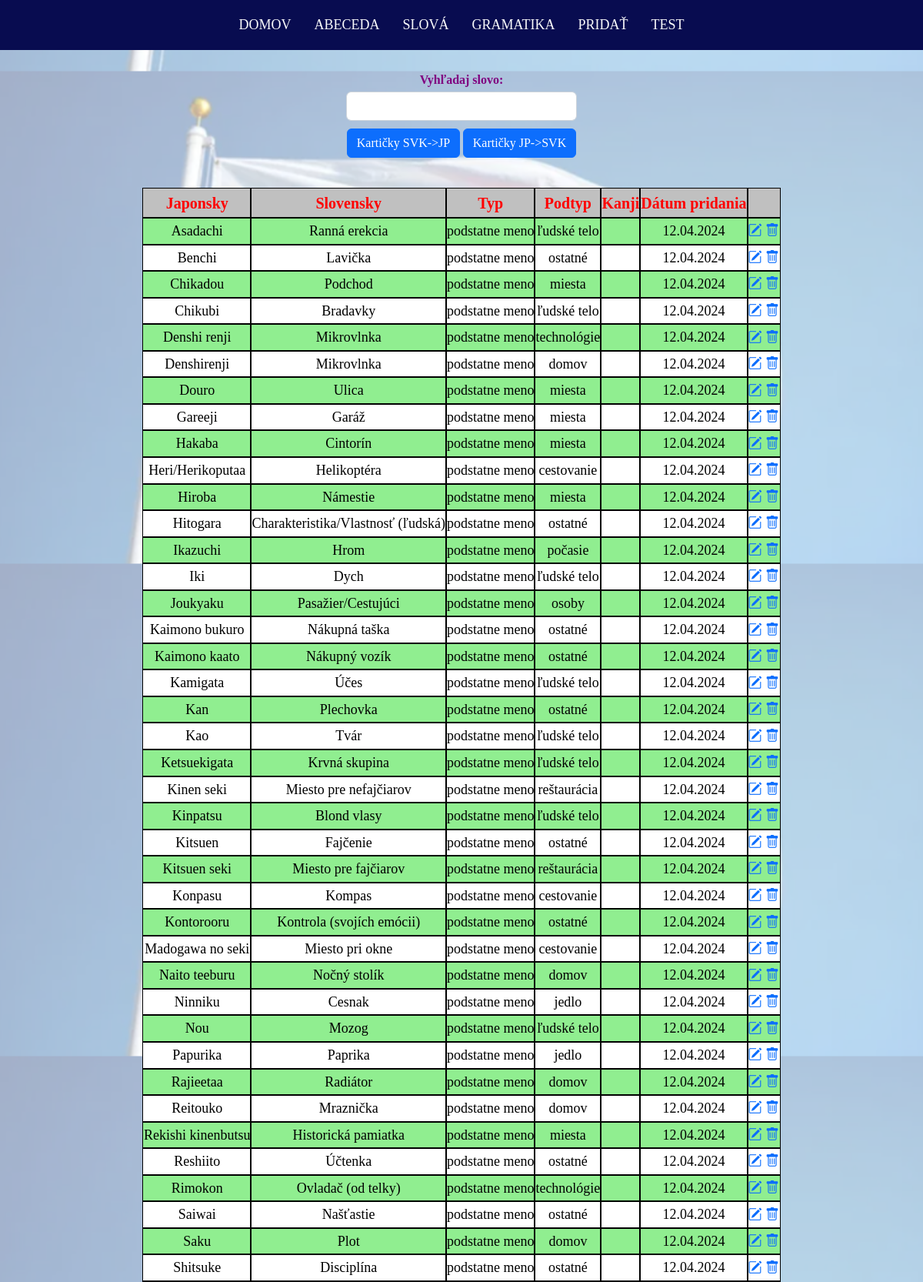
Page /words.php?type=0&showType=0&monthWords=1 (upper part) on the committed database.
### tables this page shows
CREATE TABLE `words` (
  `id` int UNSIGNED NOT NULL,
  `jap_word` varchar(128) NOT NULL,
  `svk_word` varchar(128) NOT NULL,
  `word_type` enum('pridavne meno','podstatne meno','sloveso','veta') NOT NULL,
  `day_of_addition` date DEFAULT NULL,
  `kanji` varchar(16) DEFAULT NULL
);

### src/helper/helpFunctions.php (called while the page is built, shortened)
<?php
function getOrdersForTable($orderColumns,$orderColumn,$order){
	$ordersTable=[];
	for ($i=0;$i<count($orderColumns);$i++){
		if ($orderColumn==$orderColumns[$i] && $order!="DESC")
			array_push($ordersTable,"DESC");
		else
			array_push($ordersTable,"ASC");
	}
	return $ordersTable;
}
function generateLinkForWords($type,$showType,$orderColumn=null,$order=null,$fromDate=null,$toDate=null,$subType=null,$frontLanguage=null){
	$link="words.php?type=$type&showType=$showType";
	if ($orderColumn!=null && $order!=null)
		$link.="&orderColumn=$orderColumn&order=$order";
	if ($frontLanguage!=null && in_array($frontLanguage,["JP","SVK"]))
		$link.="&frontLanguage=$frontLanguage";
	if (($fromDate !=null && $fromDate !='2000-01-01') && ($toDate!=null && $toDate!='3333-03-03'))
		$link.="&monthWords=1";
	return $link;
}

### src/databaseQueries/databaseQueries.php (called while the page is built, shortened)
<?php
function selectWords($conn,$type,$orderColumn,$order,$fromDate="2000-01-01",$toDate="3333-03-03",$subType=null){
	if ($subType!=null)
		$sql="SELECT words.id,jap_word,svk_word,word_type,type_name as typeNames,day_of_addition,kanji FROM words
            JOIN wordSubtypes ON wordSubtypes.word_id=words.id
			JOIN nounTypes ON nounTypes.id=wordSubtypes.word_subtype_id
			WHERE nounTypes.id='".$subType."' AND day_of_addition BETWEEN '".$fromDate."' AND '".$toDate."'
			ORDER BY $orderColumn $order";
	else {
		if ($type == "podstatne meno" || $type == "veta")
			$sql="SELECT words.id,jap_word,svk_word,word_type,day_of_addition,kanji,GROUP_CONCAT(type_name ORDER BY type_name SEPARATOR ', ') as typeNames FROM words
				LEFT JOIN wordSubtypes ON wordSubtypes.word_id=words.id
				LEFT JOIN nounTypes ON nounTypes.id=wordSubtypes.word_subtype_id
				WHERE word_type='".$type."' AND day_of_addition BETWEEN '".$fromDate."' AND '".$toDate."'
				GROUP BY words.id
				ORDER BY $orderColumn $order";
	}
    $result = $conn->query($sql) or die ("Chyba pri vykonaní select query".$conn->error);
    return $result;
}

### src/words.php (the view, shortened to what this page needs)
<?php
include "partials/header.php";
if ($_SERVER["REQUEST_METHOD"] == "GET" && isset($_GET["type"]) && isset ($_GET["showType"])){
    require_once("config/config.php");
    include "databaseQueries/databaseQueries.php";
    include "helper/helpFunctions.php";
    $type=intval($_GET["type"]);
    $showType=intval($_GET["showType"]);
    $types=["podstatne meno","pridavne meno","sloveso","all","veta"];
	[$fromDate,$toDate]=(isset($_GET["monthWords"]) && $_GET["monthWords"]==1) ? [date("Y-m-d",strtotime("-1 months")),date("Y-m-d")] : ["2000-01-01","3333-03-03"];
	if ($type>=0 && $type<=4) {
        $orderColumns=["jap_word","svk_word","word_type","word_subtype_id","day_of_addition"];
        $orders=["ASC","DESC"];
        $orderColumn=(isset($_GET["orderColumn"])&&in_array($_GET["orderColumn"],$orderColumns)) ? mb_escape($_GET["orderColumn"]) : "jap_word";
        $order=(isset($_GET["order"])&&in_array($_GET["order"],$orders)) ? mb_escape($_GET["order"]) : "ASC";
		$subType=(isset ($_GET["subType"]) && (intval($_GET["subType"]) >=1 && intval($_GET["subType"])<29)) ? intval($_GET["subType"]) : null;
        if ($showType!=2)
			$result = selectWords($conn,$types[$type],$orderColumn,$order,$fromDate,$toDate,$subType);
        if ($showType == 0) {
			$orderTable=getOrdersForTable($orderColumns,$orderColumn,$order);
			echo '<label class="purple">Vyhľadaj slovo:</label><input type="text" class="form-control" id="searchBar">';
			echo '<button class="btn btn-primary" onclick="window.location.href=\''.generateLinkForWords($type,1,null,null,$fromDate,$toDate,$subType,"SVK").'\'" >Kartičky SVK->JP</button>
					<button class="btn btn-primary" onclick="window.location.href=\''.generateLinkForWords($type,1,null,null,$fromDate,$toDate,$subType,"JP").'\'">Kartičky JP->SVK</button></div>';
            echo '<table class="tabulka tabfix" id="tabulka">
                    <thead>
                        <tr>
                            <th id="th-jap_word" class="cursor" onclick="window.location.href=\''.generateLinkForWords($type,$showType,$orderColumns[0],$orderTable[0],$fromDate,$toDate,$subType).'\'">
								Japonsky
								<i class="bi bi-sort-up hidden"></i>
								<i class="bi bi-sort-down hidden"></i>
                            </th>
                            <th id="th-svk_word" class="cursor" onclick="window.location.href=\''.generateLinkForWords($type,$showType,$orderColumns[1],$orderTable[1],$fromDate,$toDate,$subType).'\'">
								Slovensky
								<i class="bi bi-sort-up hidden"></i>
								<i class="bi bi-sort-down hidden"></i>
                            </th>
                            <th id="th-word_type" class="cursor" onclick="window.location.href=\''.generateLinkForWords($type,$showType,$orderColumns[2],$orderTable[2],$fromDate,$toDate,$subType).'\'">
								Typ
								<i class="bi bi-sort-up hidden"></i>
								<i class="bi bi-sort-down hidden"></i>
                            </th>
							<th id="th-word_subtype_id" class="cursor" onclick="window.location.href=\''.generateLinkForWords($type,$showType,$orderColumns[3],$orderTable[3],$fromDate,$toDate,$subType).'\'">
								Podtyp
								<i class="bi bi-sort-up hidden"></i>
								<i class="bi bi-sort-down hidden"></i>
                            </th>
							<th>Kanji</th>
							<th id="th-day_of_addition" class="cursor" onclick="window.location.href=\''.generateLinkForWords($type,$showType,$orderColumns[4],$orderTable[4],$fromDate,$toDate,$subType).'\'">
								Dátum pridania
								<i class="bi bi-sort-up hidden"></i>
								<i class="bi bi-sort-down hidden"></i>
                            </th>
                            <th></th>
                         </tr>
                    </thead>
                    <tbody>';
            if (isset($result) && $result) {
                while ($row = mysqli_fetch_assoc($result)) {
                    echo '<tr>';
                    if ($type==2 && !(str_contains($row["jap_word"], ' ')))
                        echo '<td><a class="cursor searchedValue" onclick="window.location.href=\'verbForms.php?verb='.$row["jap_word"].'&getVerbForms=8\'">' . $row["jap_word"] . '</a></td>';
                    else
                        echo '<td class="searchedValue">' . $row["jap_word"] . '</td>';
                    echo '<td class="searchedValue">' . $row["svk_word"] . '</td>';
                    echo '<td>' . $row["word_type"] . '</td>';
                    echo '<td>' . ((isset($row["typeNames"]) && $row["typeNames"]) ? str_replace(',',', ',$row["typeNames"]) : '') . '</td>';
					$kanji = $row["kanji"] == NULL ? '' : $row["kanji"];
					echo '<td>' .$kanji. '</td>';
                    echo '<td>' . date("d.m.Y", strtotime($row["day_of_addition"])) . '</td>';
                    $rowID=$row["id"];
                    $functionEditForm="'$rowID',0";
                    echo '<td><a class="nodec editWord" onclick= "generateEditForm('.$functionEditForm.')">
                        <i class = "bi bi-pencil-square"></i></a>
                        <a class="nodec deleteX word" id = "' . $rowID . '">
                        <i class = "bi bi-trash"></i></a></td>';
                    echo '</tr>';
                }
            }
            echo '</tbody></table>';
        }
    }
    else http_response_code(400);
}
else http_response_code(400);
?>
<?php
include ("partials/footer.php");
?>

### src/partials/header.php (shortened to what this page needs)
<!doctype html>
<html lang="sk">
<head>
    <link rel="stylesheet" type="text/css" href="css/bootstrap.css">
    <link rel="stylesheet" type="text/css" href="css/bootstrap-icons.css">
    <link rel="stylesheet" type="text/css" href="partials/style.css">
    <link rel="stylesheet" type="text/css" href="css/styles.css">
</head>
<body>
<header>
    <div class="header_section">
        <div class="container-fluid header_main">
            <nav class="navbar navbar-expand-lg navbar-light bg-light">
                <div class="collapse navbar-collapse" id="navbarSupportedContent">
                    <ul class="navbar-nav mr-auto">
                        <li class="nav-item">
                            <a class="nav-link" href="index.php">Domov</a>
                        </li>
                        <li class="nav-item">
                            <a class="nav-link" href="#">Abeceda</a>
                        </li>
                        <li class="nav-item">
                            <a class="nav-link" href="words.php?type=3&showType=0">Slová</a>
                        </li>
                        <li class="nav-item">
                            <a class="nav-link" href="#">Gramatika</a>
                        </li>
                        <li class="nav-item">
                            <a class="nav-link" href="#">Pridať</a>
                        </li>
						<li class="nav-item">
                            <a class="nav-link" href="exam.php?getExamForm=1">Test</a>
                        </li>
                    </ul>
                </div>
            </nav>
        </div>
</header>

### src/partials/footer.php (shortened to what this page needs)
</body>
</html>

### src/partials/style.css (style rules this page uses)
* { box-sizing: border-box !important; transition: ease all 0.5s; }
html { scroll-behavior: smooth; }
body { color: #666666; font-size: 14px; font-family: Poppins; line-height: 1.80857; font-weight: normal; overflow-x: hidden; text-align: center; min-height: 90vh; position: relative; }
.bg-light { background-color: transparent!important; }
.header_main { background: linear-gradient(45deg, transparent 0%, #080c50 0%); position: fixed; top:0px; z-index: 99; }
.navbar-expand-lg .navbar-nav .nav-link { padding-right: 15px; padding-left: 15px; font-size: 18px; color: #f8f9fa; text-transform: uppercase; }
.navbar-collapse { justify-content: center; }
body::after { background-image: url("../img/japanese_flag.png"); content: ""; background-size: 100%,0; background-position: center; width: 100%; opacity: 0.4; z-index:-1; top: -30px; bottom: 0; right: 0; left: 0; position: absolute; }

### src/css/styles.css (style rules this page uses)
header { margin-bottom: 90px; }
.btn { margin-top: 10px; }
label { font-size: 16px; font-weight: bold; color:black; }
.tabulka { text-align:center; border-color: black; border-collapse: collapse; margin-left:auto; margin-right:auto; margin-top: 30px; max-width: 85%; z-index: 1; }
th,td { outline: 1px solid black; }
th { font-size: 20px; }
td { font-size: 18px; }
.tabulka>thead { font-weight:bold; background-color:silver; color:red; position: sticky; top: 65px; }
.tabulka>tbody>tr:nth-child(even) { background-color:white; }
.tabulka>tbody { color:black; background-color:lightgreen; }
.purple { color:purple; }
.cursor { cursor: pointer; text-decoration: none; color: inherit; }
.form-control { width: 50%; margin-left: auto; margin-right: auto; }
.nodec { cursor: pointer; }
#searchBar { width:25%; }
button { margin-bottom:10px; }

### rows in the picture
words: jap_word "Asadachi", svk_word "Ranná erekcia", word_type "podstatne meno", typeNames "ľudské telo", day_of_addition "12.04.2024"
words: jap_word "Benchi", svk_word "Lavička", word_type "podstatne meno", typeNames "ostatné", day_of_addition "12.04.2024"
words: jap_word "Chikadou", svk_word "Podchod", word_type "podstatne meno", typeNames "miesta", day_of_addition "12.04.2024"
words: jap_word "Chikubi", svk_word "Bradavky", word_type "podstatne meno", typeNames "ľudské telo", day_of_addition "12.04.2024"
words: jap_word "Denshi renji", svk_word "Mikrovlnka", word_type "podstatne meno", typeNames "technológie", day_of_addition "12.04.2024"
words: jap_word "Denshirenji", svk_word "Mikrovlnka", word_type "podstatne meno", typeNames "domov", day_of_addition "12.04.2024"
words: jap_word "Douro", svk_word "Ulica", word_type "podstatne meno", typeNames "miesta", day_of_addition "12.04.2024"
words: jap_word "Gareeji", svk_word "Garáž", word_type "podstatne meno", typeNames "miesta", day_of_addition "12.04.2024"
words: jap_word "Hakaba", svk_word "Cintorín", word_type "podstatne meno", typeNames "miesta", day_of_addition "12.04.2024"
words: jap_word "Heri/Herikoputaa", svk_word "Helikoptéra", word_type "podstatne meno", typeNames "cestovanie", day_of_addition "12.04.2024"
words: jap_word "Hiroba", svk_word "Námestie", word_type "podstatne meno", typeNames "miesta", day_of_addition "12.04.2024"
words: jap_word "Hitogara", svk_word "Charakteristika/Vlastnosť (ľudská)", word_type "podstatne meno", typeNames "ostatné", day_of_addition "12.04.2024"
words: jap_word "Ikazuchi", svk_word "Hrom", word_type "podstatne meno", typeNames "počasie", day_of_addition "12.04.2024"
words: jap_word "Iki", svk_word "Dych", word_type "podstatne meno", typeNames "ľudské telo", day_of_addition "12.04.2024"
words: jap_word "Joukyaku", svk_word "Pasažier/Cestujúci", word_type "podstatne meno", typeNames "osoby", day_of_addition "12.04.2024"
words: jap_word "Kaimono bukuro", svk_word "Nákupná taška", word_type "podstatne meno", typeNames "ostatné", day_of_addition "12.04.2024"
words: jap_word "Kaimono kaato", svk_word "Nákupný vozík", word_type "podstatne meno", typeNames "ostatné", day_of_addition "12.04.2024"
words: jap_word "Kamigata", svk_word "Účes", word_type "podstatne meno", typeNames "ľudské telo", day_of_addition "12.04.2024"
words: jap_word "Kan", svk_word "Plechovka", word_type "podstatne meno", typeNames "ostatné", day_of_addition "12.04.2024"
words: jap_word "Kao", svk_word "Tvár", word_type "podstatne meno", typeNames "ľudské telo", day_of_addition "12.04.2024"
words: jap_word "Ketsuekigata", svk_word "Krvná skupina", word_type "podstatne meno", typeNames "ľudské telo", day_of_addition "12.04.2024"
words: jap_word "Kinen seki", svk_word "Miesto pre nefajčiarov", word_type "podstatne meno", typeNames "reštaurácia", day_of_addition "12.04.2024"
words: jap_word "Kinpatsu", svk_word "Blond vlasy", word_type "podstatne meno", typeNames "ľudské telo", day_of_addition "12.04.2024"
words: jap_word "Kitsuen", svk_word "Fajčenie", word_type "podstatne meno", typeNames "ostatné", day_of_addition "12.04.2024"
words: jap_word "Kitsuen seki", svk_word "Miesto pre fajčiarov", word_type "podstatne meno", typeNames "reštaurácia", day_of_addition "12.04.2024"
words: jap_word "Konpasu", svk_word "Kompas", word_type "podstatne meno", typeNames "cestovanie", day_of_addition "12.04.2024"
words: jap_word "Kontorooru", svk_word "Kontrola (svojích emócii)", word_type "podstatne meno", typeNames "ostatné", day_of_addition "12.04.2024"
words: jap_word "Madogawa no seki", svk_word "Miesto pri okne", word_type "podstatne meno", typeNames "cestovanie", day_of_addition "12.04.2024"
words: jap_word "Naito teeburu", svk_word "Nočný stolík", word_type "podstatne meno", typeNames "domov", day_of_addition "12.04.2024"
words: jap_word "Ninniku", svk_word "Cesnak", word_type "podstatne meno", typeNames "jedlo", day_of_addition "12.04.2024"
words: jap_word "Nou", svk_word "Mozog", word_type "podstatne meno", typeNames "ľudské telo", day_of_addition "12.04.2024"
words: jap_word "Papurika", svk_word "Paprika", word_type "podstatne meno", typeNames "jedlo", day_of_addition "12.04.2024"
words: jap_word "Rajieetaa", svk_word "Radiátor", word_type "podstatne meno", typeNames "domov", day_of_addition "12.04.2024"
words: jap_word "Reitouko", svk_word "Mraznička", word_type "podstatne meno", typeNames "domov", day_of_addition "12.04.2024"
words: jap_word "Rekishi kinenbutsu", svk_word "Historická pamiatka", word_type "podstatne meno", typeNames "miesta", day_of_addition "12.04.2024"
words: jap_word "Reshiito", svk_word "Účtenka", word_type "podstatne meno", typeNames "ostatné", day_of_addition "12.04.2024"
words: jap_word "Rimokon", svk_word "Ovladač (od telky)", word_type "podstatne meno", typeNames "technológie", day_of_addition "12.04.2024"
words: jap_word "Saiwai", svk_word "Našťastie", word_type "podstatne meno", typeNames "ostatné", day_of_addition "12.04.2024"
words: jap_word "Saku", svk_word "Plot", word_type "podstatne meno", typeNames "domov", day_of_addition "12.04.2024"
words: jap_word "Shitsuke", svk_word "Disciplína", word_type "podstatne meno", typeNames "ostatné", day_of_addition "12.04.2024"
